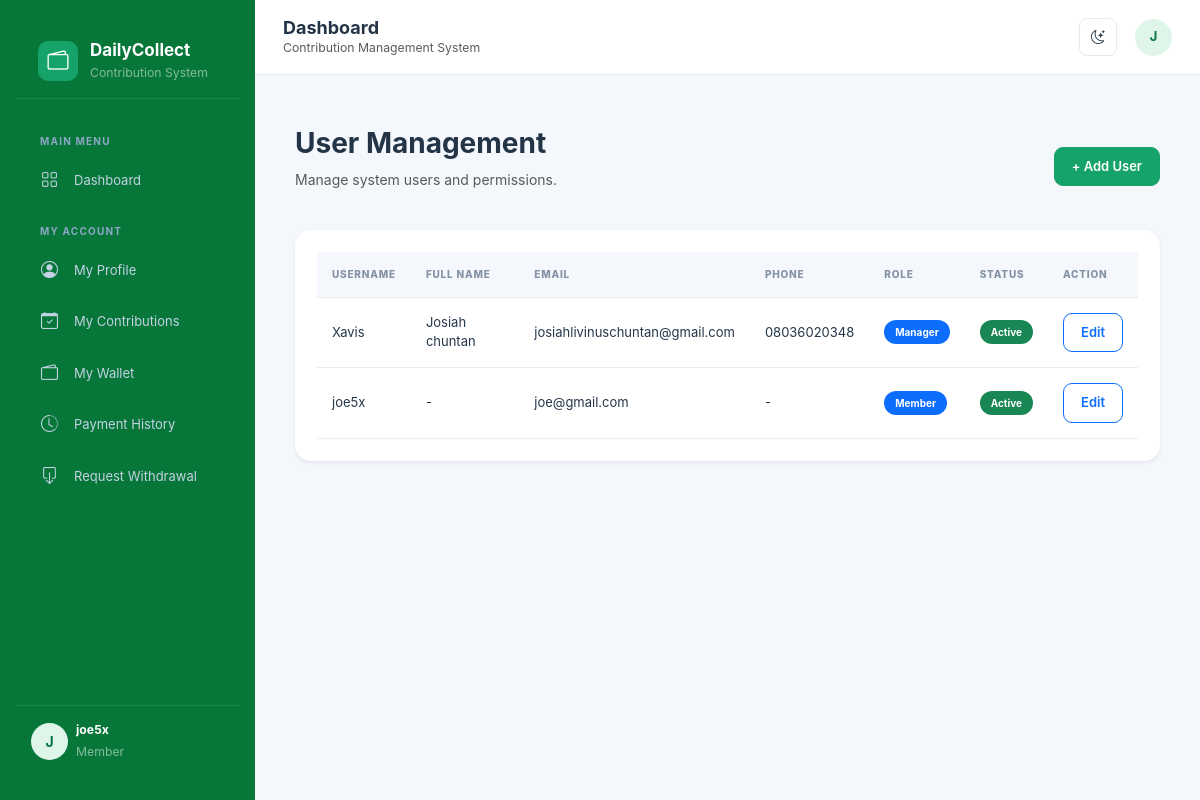
Screenshot of /accounts/users/ (signed in) with the database file from the repository.
### accounts/models.py (models this page shows, shortened)
class User(AbstractUser):
    class Role(models.TextChoices):
        ADMIN = 'ADMIN', 'Administrator'
        MANAGER = 'MANAGER', 'Manager'
        SUPERVISOR = 'SUPERVISOR', 'Supervisor'
        AGENT = 'AGENT', 'Collection Agent'
        ACCOUNTANT = 'ACCOUNTANT', 'Accountant'
        MEMBER = 'MEMBER', 'Member'
    email = models.EmailField(unique=True)
    phone = models.CharField(max_length=20, blank=True)
    role = models.CharField(
        max_length=20,
        choices=Role.choices,
        default=Role.MEMBER
    )
    is_active = models.BooleanField(default=True)
    created_at = models.DateTimeField(auto_now_add=True)
    updated_at = models.DateTimeField(auto_now=True)

### accounts/views.py (the view)
# urls.py: path('users/', views.user_list, name='user_list'),
@role_required('ADMIN', 'MANAGER')
def user_list(request):
    users = User.objects.all().order_by('-date_joined')
    return render(request, 'accounts/user_list.html', {
        'users': users,
    })

### templates/accounts/user_list.html
{% extends 'base.html' %}
{% block content %}
<div class="container-fluid py-4">
    <div class="d-flex justify-content-between align-items-center mb-4">
        <div>
            <h3>User Management</h3>
            <p class="text-muted">Manage system users and permissions.</p>
        </div>
        <a href="{% url 'accounts:user_create' %}"
           class="btn btn-success">
            + Add User
        </a>
    </div>
    <div class="card border-0 shadow-sm">
        <div class="card-body table-responsive">
            <table class="table table-hover align-middle">
                <thead class="table-light">
                    <tr>
                        <th>Username</th>
                        <th>Full Name</th>
                        <th>Email</th>
                        <th>Phone</th>
                        <th>Role</th>
                        <th>Status</th>
                        <th>Action</th>
                    </tr>
                </thead>
                <tbody>
                    {% for user in users %}
                    <tr>
                        <td>{{ user.username }}</td>
                        <td>{{ user.get_full_name|default:"-" }}</td>
                        <td>{{ user.email }}</td>
                        <td>{{ user.phone|default:"-" }}</td>
                        <td>
                            <span class="badge bg-primary">
                                {{ user.get_role_display }}
                            </span>
                        </td>
                        <td>
                            {% if user.is_active %}
                                <span class="badge bg-success">Active</span>
                            {% else %}
                                <span class="badge bg-danger">Inactive</span>
                            {% endif %}
                        </td>
                        <td>
                            <a href="{% url 'accounts:user_update' user.pk %}"
                               class="btn btn-sm btn-outline-primary">
                                Edit
                            </a>
                        </td>
                    </tr>
                    {% empty %}
                    <tr>
                        <td colspan="7" class="text-center py-4">
                            No users found.
                        </td>
                    </tr>
                    {% endfor %}
                </tbody>
            </table>
        </div>
    </div>
</div>
{% endblock %}

### templates/base.html (shortened to what this page needs)
{% load static %}
<!DOCTYPE html>
<html lang="en" data-bs-theme="light">
<head>
    <link href="https://cdn.jsdelivr.net/npm/bootstrap@5.3.3/dist/css/bootstrap.min.css" rel="stylesheet">
    <link href="https://cdn.jsdelivr.net/npm/bootstrap-icons@1.11.3/font/bootstrap-icons.css" rel="stylesheet">
    <link rel="stylesheet"
      href="{% static 'css/style.css' %}">
</head>
<body>
{% if request.user.is_authenticated %}
<aside class="sidebar" id="sidebar">
    <div class="brand">
        <div class="brand-icon">
            <i class="bi bi-wallet2 text-white"></i>
        </div>
        <div>
            <h5 class="brand-name">DailyCollect</h5>
            <small class="text-white-50">Contribution System</small>
        </div>
    </div>
<div class="sidebar-menu">
    <div class="menu-label">Main Menu</div>
    <a href="{% url 'dashboard' %}" class="sidebar-link">
        <i class="bi bi-grid"></i> Dashboard
    </a>
    {% if request.user.role == 'ADMIN' %}
        <div class="menu-label">Administration</div>
        <a href="{% url 'agents:agent_create' %}" class="sidebar-link">
            <i class="bi bi-person-plus"></i> Register Agent
        </a>
        <a href="{% url 'accounts:user_list' %}" class="sidebar-link">
            <i class="bi bi-people"></i> User Management
        </a>
        <a href="{% url 'agents:agent_list' %}" class="sidebar-link">
            <i class="bi bi-people"></i> Agent Management
        </a>
        <a href="{% url 'members:member_list' %}" class="sidebar-link">
            <i class="bi bi-person-vcard"></i> Members
        </a>
        <a href="#" class="sidebar-link">
            <i class="bi bi-person-badge"></i> Collection Agents
        </a>
        <div class="menu-label">Contribution Management</div>
        <a href="{% url 'contributions:plan_list' %}" class="sidebar-link">
            <i class="bi bi-calendar-check"></i> Contribution Plans
        </a>
        <a href="{% url 'contributions:enrollment_list' %}"
            class="sidebar-link">
            <i class="bi bi-person-check"></i>Member Enrolments
        </a>
        <a href="{% url 'collections:collection_list' %}" class="sidebar-link">
            <i class="bi bi-cash-stack"></i> Daily Collections
        </a>
        <a href="#" class="sidebar-link">
            <i class="bi bi-wallet"></i> Member Wallets
        </a>
        <a href="#" class="sidebar-link">
            <i class="bi bi-box-arrow-down"></i> Withdrawals
        </a>
        <a href="{% url 'wallets:wallet_list' %}" class="nav-link">
            <i class="bi bi-wallet2"></i>Wallet Management
        </a>
        <div class="menu-label">Finance & Reports</div>
        <a href="#" class="sidebar-link">
            <i class="bi bi-arrow-left-right"></i> Transactions
        </a>
        <a href="#" class="sidebar-link">
            <i class="bi bi-receipt"></i> Expenses
        </a>
        <a href="#" class="sidebar-link">
            <i class="bi bi-graph-up-arrow"></i> Reports
        </a>
        <div class="menu-label">System</div>
        <a href="{% url 'accounts:change_password' %}" class="sidebar-link">
            <i class="bi bi-shield-lock"></i> Change Password
        </a>
    {% elif request.user.role == 'MEMBER' %}
        <div class="menu-label">My Account</div>
        <a href="{% url 'accounts:profile' %}" class="sidebar-link">
            <i class="bi bi-person-circle"></i> My Profile
        </a>
        <a href="#" class="sidebar-link">
            <i class="bi bi-calendar-check"></i> My Contributions
        </a>
        <a href="#" class="sidebar-link">
            <i class="bi bi-wallet2"></i> My Wallet
        </a>
        <a href="#" class="sidebar-link">
            <i class="bi bi-clock-history"></i> Payment History
        </a>
        <a href="#" class="sidebar-link">
            <i class="bi bi-box-arrow-down"></i> Request Withdrawal
        </a>
    {% endif %}
</div>
    <div class="sidebar-footer">
        <div class="d-flex align-items-center gap-2">
            <div class="user-avatar">
                {{ request.user.username|first|upper }}
            </div>
            <div class="flex-grow-1 overflow-hidden">
                <div class="text-white small fw-bold text-truncate">
                    {{ request.user.get_full_name|default:request.user.username }}
                </div>
                <small class="text-white-50">
                    {{ request.user.get_role_display }}
                </small>
            </div>
        </div>
    </div>
</aside>
<div class="main-wrapper">
    <header class="topbar">
        <div class="d-flex align-items-center gap-3">
            <div>
                <h5 class="topbar-title">
                    {% block page_title %}Dashboard{% endblock %}
                </h5>
                <small class="text-muted d-none d-sm-block">
                    Contribution Management System
                </small>
            </div>
        </div>
        <div class="topbar-actions">
            <button class="icon-btn" id="themeToggle"
                    title="Toggle theme">
                <i class="bi bi-moon-stars" id="themeIcon"></i>
            </button>
            <div class="dropdown">
                <button class="btn p-0 border-0"
                        data-bs-toggle="dropdown">
                    <div class="user-avatar">
                        {{ request.user.username|first|upper }}
                    </div>
                </button>
            </div>
        </div>
    </header>
    <main class="page-content">
        {% block content %}
        {% endblock %}
    </main>
</div>
{% else %}
    {% block auth_content %}{% endblock %}
{% endif %}
</body>
</html>

### rows the page displays
User: user.username|first "J", user.get_full_name "joe5x", user.role "Member", username "joe5x", get_full_name "-", email "joe@gmail.com", phone "-", role "Member", is_active "Active"
User: username "Xavis", get_full_name "Josiah chuntan", email "josiahlivinuschuntan@gmail.com", phone "08036020348", role "Manager", is_active "Active"
